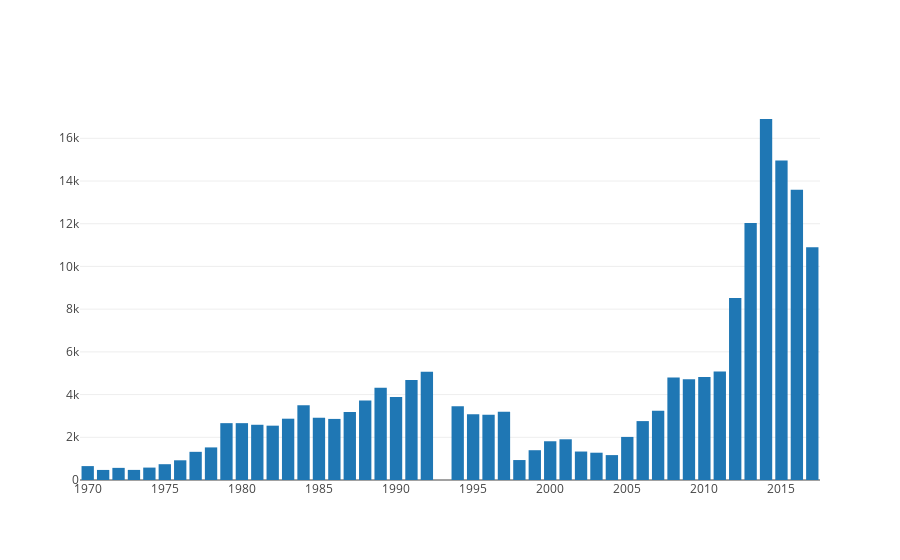

The notebook cell saved with this chart:
### Code cell
trace = go.Bar(
    x=df_aantal_per_jaar.index,
    y=df_aantal_per_jaar.values
)
iplot([trace])
